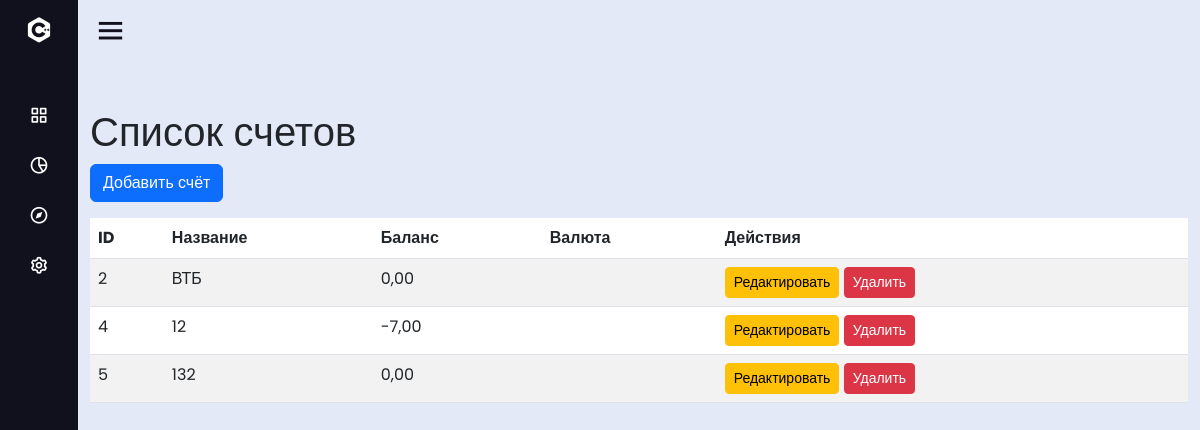
The app's page /initial/accounts/ (signed in), older data.
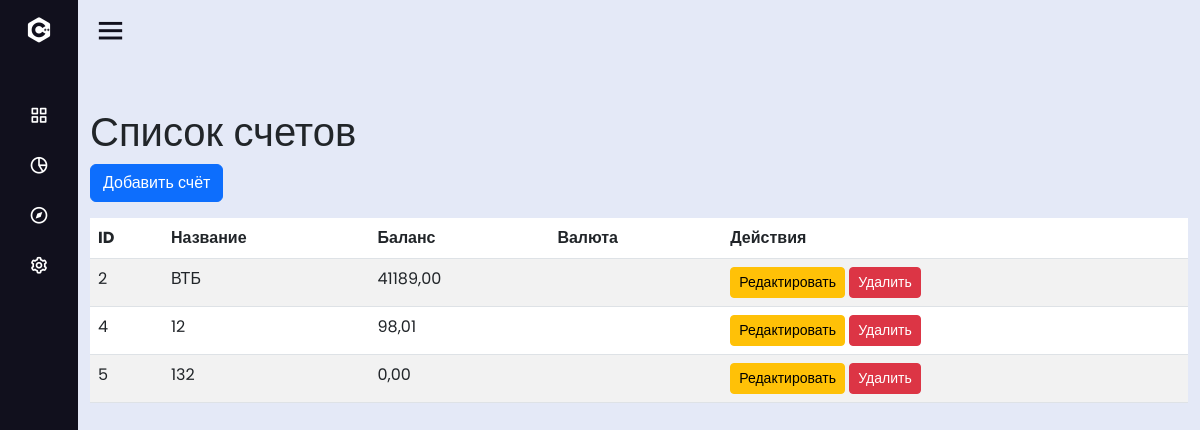
The same page, newer data.
### ms/models.py (models this page shows, shortened)
class Account(models.Model):
    user = models.ForeignKey(User, on_delete=models.CASCADE, related_name='accounts')
    name = models.CharField(max_length=50)
    balance = models.DecimalField(max_digits=10, decimal_places=2, default=0.00)
    currency = models.ForeignKey(
        Currency,
        on_delete=models.PROTECT,  # Защита от удаления валют, которые используются
        null=True,                 # Разрешить пустые значения при создании (если нужно)
        blank=True,                # Разрешить пустое значение в формах
        default=1               # Можно указать ID валюты RUB, если она обязательна
    )
    class Meta:
        unique_together = ('user', 'name')  # Уникальные счета для каждого пользователя

### ms/views.py (the view)
# urls.py: path('initial/accounts/', views.accounts_view, name='accounts'),
@login_required
def accounts_view(request):
    accounts = Account.objects.filter(user=request.user)
    return render(request, 'ms/home/initial/accounts/account.html', {'accounts': accounts})

### ms/templates/ms/home/initial/accounts/account.html (shortened to what this page needs)
<!DOCTYPE html>
{% extends 'ms/home/initial/initial.html' %}
{% block content %}
<html lang="en">
<head>
    <link href="https://cdn.jsdelivr.net/npm/bootstrap@5.3.0/dist/css/bootstrap.min.css" rel="stylesheet">
</head>
<body>
<div class="container mt-5">
    <h1>Список счетов</h1>
    <button class="btn btn-primary mb-3" data-bs-toggle="modal" data-bs-target="#accountModal" onclick="openAccountModal()">Добавить счёт</button>
    <table class="table table-striped">
        <thead>
        <tr>
            <th>ID</th>
            <th>Название</th>
            <th>Баланс</th>
            <th>Валюта</th>
            <th>Действия</th>
        </tr>
        </thead>
        <tbody>
        {% for account in accounts %}
        <tr>
            <td>{{ account.id }}</td>
            <td>{{ account.name }}</td>
            <td>{{ account.balance }}</td>
            <td>{{ account.currency_code }}</td>
            <td>
                <button class="btn btn-warning btn-sm" data-bs-toggle="modal" data-bs-target="#accountModal" onclick="openAccountModal({{ account.id }})">Редактировать</button>
                <button class="btn btn-danger btn-sm" onclick="deleteAccount({{ account.id }})">Удалить</button>
            </td>
        </tr>
        {% endfor %}
        </tbody>
    </table>
</div>
</body>
</html>
{% endblock %}

Row changes from the older to the newer data that the page shows:
changed Account "ВТБ": balance "0,00" → "41189,00"
changed Account id 4: balance "-7,00" → "98,01"
